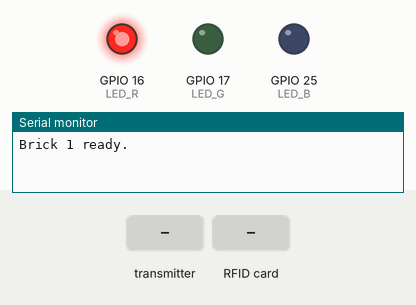
Bench run of a sketch on a simulated ESP32. Parts: output pins drawn as LEDs (lit = HIGH), the last lines printed to the serial monitor. Dashed ring = blinking. Inputs (shaded band) come from the test bench.

Above: at 1.2 s.
1.3 s: the transmitter starts sending id = 0
At 1.38 s:
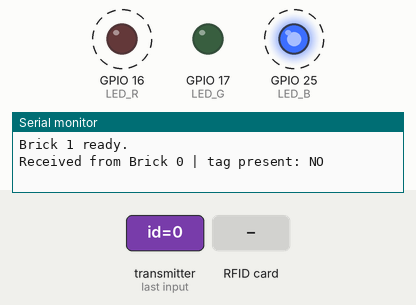
4.3 s: RFID card 5E 7A 19 C4 held to the reader
At 4.63 s:
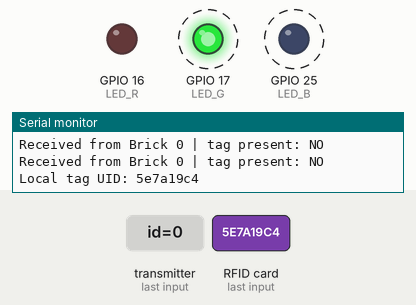
Timing chart, 0 to 16.3 s (numbered marks = the images above; inputs shaded):
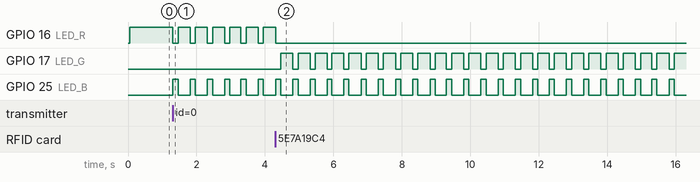

The sketch:

brick_0.1.ino
```cpp
#include <SPI.h>
#include <MFRC522.h>
#include <WiFi.h>
#include <esp_now.h>

#define SS_PIN   5
#define RST_PIN  4
#define LED_R    16
#define LED_G    17
#define LED_B    25

const uint8_t BRICK_ID = 1;   //Brick number = 1,2,3...N for N number of bricks

MFRC522 rfid(SS_PIN, RST_PIN);

typedef struct {
  uint8_t id;
  bool tagPresent;
} Message;

Message outgoing;
bool flashBlue = false;
unsigned long flashUntil = 0;
bool tagPresent = false;

void setColor(bool r, bool g, bool b) {
  digitalWrite(LED_R, r);
  digitalWrite(LED_G, g);
  digitalWrite(LED_B, b);
}

void onDataRecv(const esp_now_recv_info_t *info, const uint8_t *data, int len) {
  Message msg;
  memcpy(&msg, data, sizeof(msg));
  Serial.print("Received from Brick ");
  Serial.print(msg.id);
  Serial.print(" | tag present: ");
  Serial.println(msg.tagPresent ? "YES" : "NO");
  flashBlue = true;
  flashUntil = millis() + 150;
}

void setup() {
  Serial.begin(115200);
  SPI.begin();          // uses default VSPI pins: 18, 19, 23
  rfid.PCD_Init();

  pinMode(LED_R, OUTPUT);
  pinMode(LED_G, OUTPUT);
  pinMode(LED_B, OUTPUT);
  setColor(true, false, false); // start red

  WiFi.mode(WIFI_STA);
  if (esp_now_init() != ESP_OK) {
    Serial.println("ESP-NOW init failed");
    return;
  }
  esp_now_register_recv_cb(onDataRecv);

  esp_now_peer_info_t peerInfo = {};
  memset(peerInfo.peer_addr, 0xFF, 6); // broadcast address
  peerInfo.channel = 0;
  peerInfo.encrypt = false;
  esp_now_add_peer(&peerInfo);

  Serial.print("Brick ");
  Serial.print(BRICK_ID);
  Serial.println(" ready.");
}

unsigned long lastBroadcast = 0;

void loop() {
  // --- RFID read ---
  if (rfid.PICC_IsNewCardPresent() && rfid.PICC_ReadCardSerial()) {
    tagPresent = true;
    String uid = "";
    for (byte i = 0; i < rfid.uid.size; i++) uid += String(rfid.uid.uidByte[i], HEX);
    Serial.print("Local tag UID: ");
    Serial.println(uid);
    rfid.PICC_HaltA();
    rfid.PCD_StopCrypto1();
  }

  // --- LED state ---
  if (flashBlue && millis() < flashUntil) {
    setColor(false, false, true);
  } else {
    flashBlue = false;
    setColor(!tagPresent, tagPresent, false); // red if empty, green if present
  }

  // --- Broadcast every 500ms ---
  uint8_t broadcastAddr[] = {0xFF,0xFF,0xFF,0xFF,0xFF,0xFF};
  if (millis() - lastBroadcast > 500) {
    outgoing.id = BRICK_ID;
    outgoing.tagPresent = tagPresent;
    esp_now_send(broadcastAddr, (uint8_t*)&outgoing, sizeof(outgoing));
    lastBroadcast = millis();
  }
}
```

Measured:
- after the input at 1.3 s, GPIO 16 (LED_R): alternates HIGH for 0.35 s and LOW for 0.15 s, starting at once; GPIO 25 (LED_B): alternates HIGH for 0.15 s and LOW for 0.35 s, starting at once
- after the input at 4.3 s, GPIO 16 (LED_R): goes on until 4.3 s, then stays LOW; GPIO 17 (LED_G): alternates HIGH for 0.35 s and LOW for 0.15 s, starting after 0.16 s
